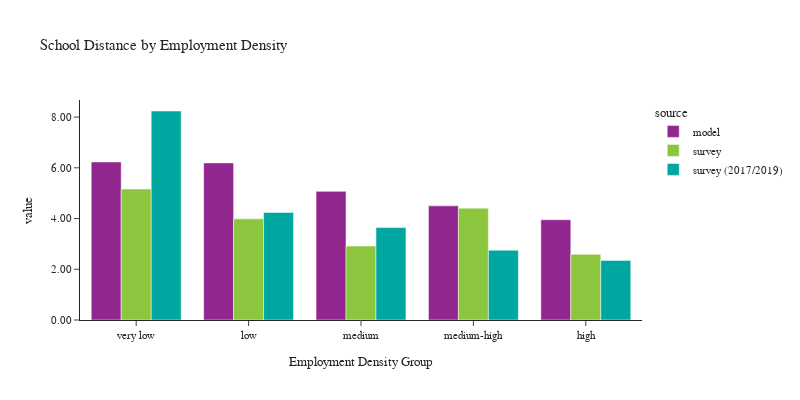

This figure's notebook cell:
### Code cell
plot_school_location(df_students, 'emp_density_group', 'Employment Density', 'Employment Density Group')

### Figure 1 — Plotly figure (JSON) as saved in the notebook; plotly's stock layout.template omitted (floating-point values rounded to 4 significant figures)
{"data": [{"alignmentgroup": "True", "customdata": [[166289], [123176], [276842], [243227], [163883]], "hovertemplate": "source=model<br>emp_density_group=%{x}<br>value=%{y}<br>sample count=%{customdata[0]}<extra></extra>", "legendgroup": "model", "marker": {"color": "#91268F", "pattern": {"shape": ""}}, "name": "model", "offsetgroup": "model", "orientation": "v", "showlegend": true, "textposition": "auto", "type": "bar", "x": ["very low", "low", "medium", "medium-high", "high"], "xaxis": "x", "y": [6.232, 6.194, 5.072, 4.501, 3.954], "yaxis": "y"}, {"alignmentgroup": "True", "customdata": [[122], [96], [173], [214], [252]], "hovertemplate": "source=survey<br>emp_density_group=%{x}<br>value=%{y}<br>sample count=%{customdata[0]}<extra></extra>", "legendgroup": "survey", "marker": {"color": "#8CC63E", "pattern": {"shape": ""}}, "name": "survey", "offsetgroup": "survey", "orientation": "v", "showlegend": true, "textposition": "auto", "type": "bar", "x": ["very low", "low", "medium", "medium-high", "high"], "xaxis": "x", "y": [5.163, 3.987, 2.913, 4.41, 2.59], "yaxis": "y"}, {"alignmentgroup": "True", "customdata": [[64], [31], [92], [123], [141]], "hovertemplate": "source=survey (2017/2019)<br>emp_density_group=%{x}<br>value=%{y}<br>sample count=%{customdata[0]}<extra></extra>", "legendgroup": "survey (2017/2019)", "marker": {"color": "#00A7A0", "pattern": {"shape": ""}}, "name": "survey (2017/2019)", "offsetgroup": "survey (2017/2019)", "orientation": "v", "showlegend": true, "textposition": "auto", "type": "bar", "x": ["very low", "low", "medium", "medium-high", "high"], "xaxis": "x", "y": [8.24, 4.241, 3.642, 2.751, 2.35], "yaxis": "y"}], "layout": {"barmode": "group", "font": {"size": 11}, "height": 400, "legend": {"title": {"text": "source"}, "tracegroupgap": 0}, "title": {"text": "School Distance by Employment Density"}, "width": 800, "xaxis": {"anchor": "y", "domain": [0, 1], "title": {"text": "Employment Density Group"}}, "yaxis": {"anchor": "x", "domain": [0, 1], "tickformat": ".2f", "title": {"text": "value"}}}}
